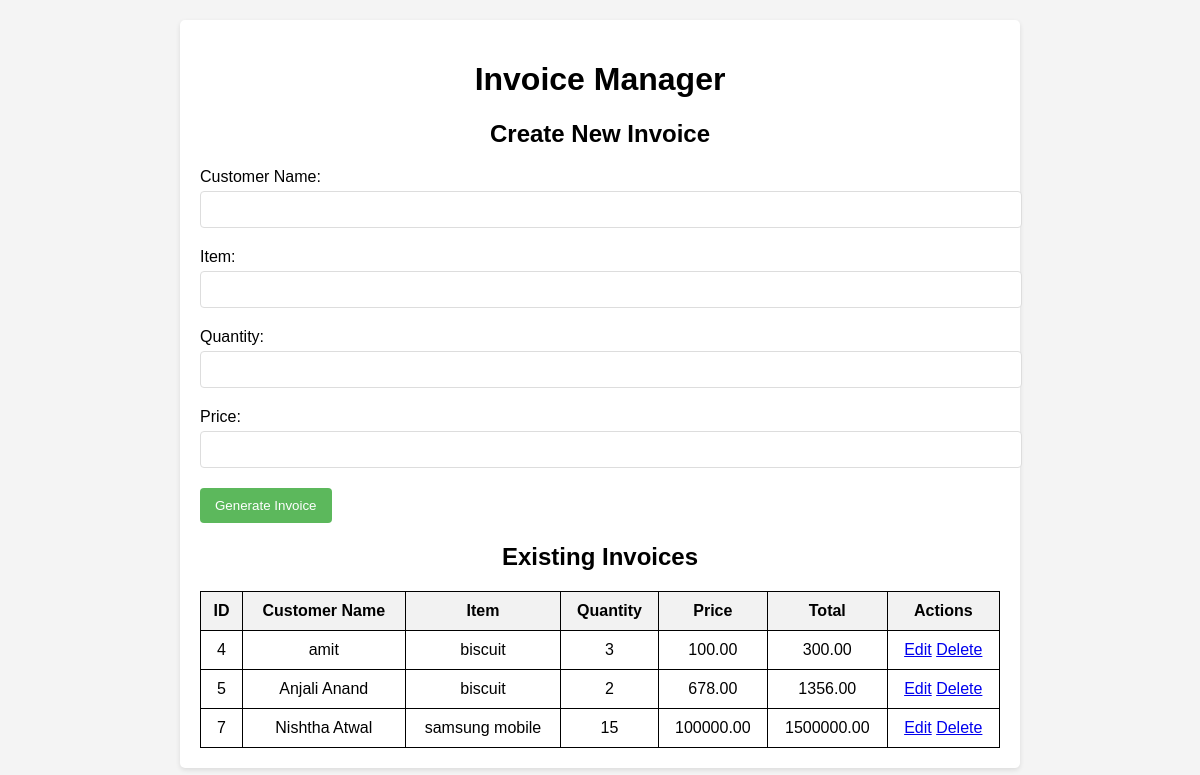
The page / on the database its author committed.
### tables this page shows
CREATE TABLE `invoices` (
  `id` int(11) NOT NULL,
  `customer_name` varchar(255) NOT NULL,
  `item` varchar(255) NOT NULL,
  `quantity` int(11) NOT NULL,
  `price` decimal(10,2) NOT NULL,
  `total` decimal(10,2) NOT NULL
);

### index.php (the view, shortened to what this page needs)
<?php
include 'db.php';
$stmt = $pdo->query("SELECT * FROM invoices");
$invoices = $stmt->fetchAll(PDO::FETCH_ASSOC);
?>
<!DOCTYPE html>
<html lang="en">
<head>
    <link rel="stylesheet" href="styles.css">
</head>
<body>
    <div class="container">
        <h1>Invoice Manager</h1>
        <form action="generate_invoice.php" method="post">
            <h2>Create New Invoice</h2>
            <label for="customer_name">Customer Name:</label>
            <input type="text" id="customer_name" name="customer_name" required>
            <label for="item">Item:</label>
            <input type="text" id="item" name="item" required>
            <label for="quantity">Quantity:</label>
            <input type="number" id="quantity" name="quantity" required>
            <label for="price">Price:</label>
            <input type="number" step="0.01" id="price" name="price" required>
            <button type="submit">Generate Invoice</button>
        </form>
        <h2>Existing Invoices</h2>
        <table>
            <tr>
                <th>ID</th>
                <th>Customer Name</th>
                <th>Item</th>
                <th>Quantity</th>
                <th>Price</th>
                <th>Total</th>
                <th>Actions</th>
            </tr>
            <?php foreach ($invoices as $invoice): ?>
            <tr>
                <td><?= $invoice['id'] ?></td>
                <td><?= $invoice['customer_name'] ?></td>
                <td><?= $invoice['item'] ?></td>
                <td><?= $invoice['quantity'] ?></td>
                <td><?= $invoice['price'] ?></td>
                <td><?= $invoice['total'] ?></td>
                <td>
                    <a href="edit_invoice.php?id=<?= $invoice['id'] ?>">Edit</a>
                    <a href="delete_invoice.php?id=<?= $invoice['id'] ?>" onclick="return confirm('Are you sure?');">Delete</a>
                </td>
            </tr>
            <?php endforeach; ?>
        </table>
    </div>
</body>
</html>

### styles.css (style rules this page uses)
body { font-family: Arial, sans-serif; background-color: #f4f4f4; margin: 0; padding: 20px; }
.container { max-width: 800px; margin: auto; background: white; padding: 20px; border-radius: 5px; box-shadow: 0 2px 5px rgba(0, 0, 0, 0.1); }
h1, h2 { text-align: center; }
label { display: block; margin-bottom: 5px; }
input { width: 100%; padding: 10px; margin-bottom: 20px; border: 1px solid #ddd; border-radius: 4px; }
button { background-color: #5cb85c; color: white; border: none; padding: 10px 15px; border-radius: 4px; cursor: pointer; }
table { width: 100%; border-collapse: collapse; margin-top: 20px; }
table th, table td { border: 1px solid #000; padding: 10px; text-align: center; }
table th { background-color: #f2f2f2; }

### rows shown on the page
invoices: id "4", customer_name "amit", item "biscuit", quantity "3", price "100.00", total "300.00"
invoices: id "5", customer_name "Anjali Anand", item "biscuit", quantity "2", price "678.00", total "1356.00"
invoices: id "7", customer_name "Nishtha Atwal", item "samsung mobile", quantity "15", price "100000.00", total "1500000.00"
